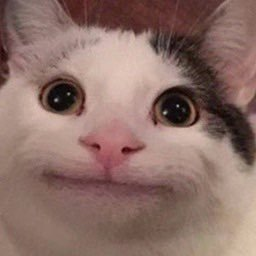
%> input picture Minggu 2/beluga.jpg, 256 x 256 px
$ octave and.m   (GNU Octave 9; MATLAB toolbox functions it lacks are replaced by stand-ins)
%> lines starting %> are read from the running program, lines starting %| are printed output that depends on the picture; in (x1, y1, x2, y2) boxes, pixels count from 0 and x2, y2 are one past the last pixel; in counts of white or black regions, pixels touching at a corner belong together; the program's own positions count from 1; pictures that were not available may be replaced by others from this repository, and a replacement may not be noted
A = im2bw(imread('beluga.jpg'));
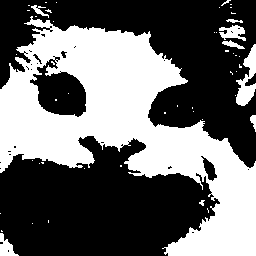
%> A: size 256x256 logical; 41.6% white; 50 white regions (41 under 20 px), largest, box (x1, y1, x2, y2) and area: (0, 16, 256, 256) 25740, (236, 44, 256, 106) 619, (219, 25, 246, 41) 258
B = im2bw(imread('rice.png'));
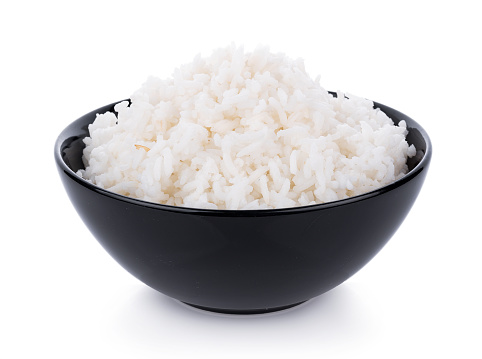
%> input picture Minggu 1/rice.jpg, 482 x 359 px, given in place of rice.png, which was not available
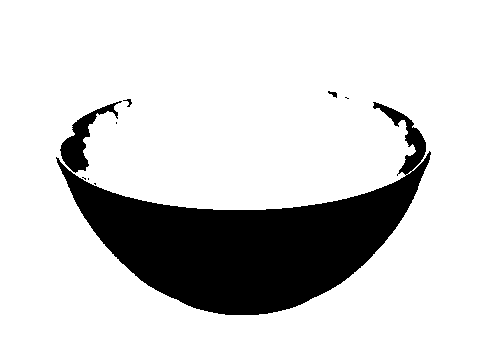
%> B: size 359x482 logical; 82.5% white; 9 black regions (5 under 20 px), largest, box (x1, y1, x2, y2) and area: (56, 102, 431, 315) 29010, (60, 101, 122, 173) 1259, (328, 91, 337, 98) 32, (123, 99, 132, 107) 28
%> (the run ends here)
